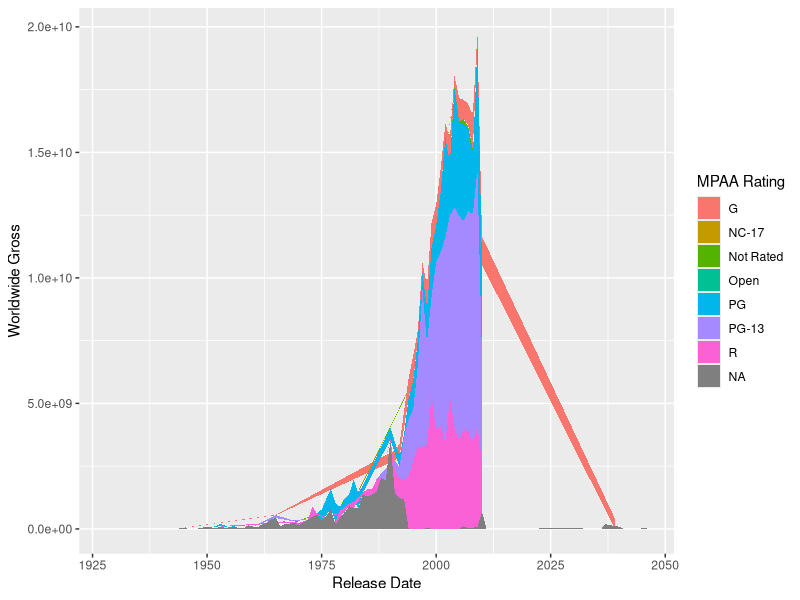

Write R code to recreate this figure.
library(tidyverse)
library(lubridate)

df <- read_csv("data/movies.csv") |>
  mutate(`Release Date` = year(`Release Date`))
ggplot(df) +
  geom_area(aes(
    x = `Release Date`,
    y = `Worldwide Gross`,
    fill = `MPAA Rating`
  ), stat = "summary", fun = "sum")
